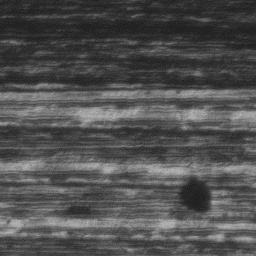
#> input picture 57954206-adaptive-threshold-contour-detection/4.jpg, 256 x 256 px, found by its file name
$ python automatic_background_color.py
#> lines starting #> are read from the running program, lines starting #| are printed output that depends on the picture
import cv2
import numpy as np
from sklearn.cluster import KMeans

def visualize_colors(cluster, centroids, exact=False):
    # Get the number of different clusters, create histogram, and normalize
    labels = np.arange(0, len(np.unique(cluster.labels_)) + 1)
    (hist, _) = np.histogram(cluster.labels_, bins = labels)
    hist = hist.astype("float")
    hist /= hist.sum()

    # Convert each RGB color code from float to int
    if not exact:
        centroids = centroids.astype("int")

    # Create frequency rect and iterate through each cluster's color and percentage
    rect = np.zeros((50, 300, 3), dtype=np.uint8)
    colors = sorted([(percent, color) for (percent, color) in zip(hist, centroids)])
    start = 0
    for (percent, color) in colors:
        print(color, "{:0.2f}%".format(percent * 100))
        end = start + (percent * 300)
        cv2.rectangle(rect, (int(start), 0), (int(end), 50), \
                      color.astype("uint8").tolist(), -1)
        start = end
    return colors, rect

# Load image and convert to a list of pixels
image = cv2.imread('4.jpg')
#> image is the input picture: shape (256, 256, 3); min 22, max 181, mean 80.2
image = cv2.cvtColor(image, cv2.COLOR_BGR2RGB)
reshape = image.reshape((image.shape[0] * image.shape[1], 3))

# Find and display most X dominant colors
cluster = KMeans(n_clusters=5).fit(reshape)
colors, visualize = visualize_colors(cluster, cluster.cluster_centers_)
#> after the loop in visualize_colors, `for (percent, color) in colors:`:
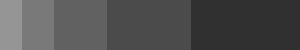
#> rect: shape (50, 300, 3); min 48, max 149, mean 79.4
#> colors = [(0.0747, [149, 149, 149]), (0.108, [121, 121, 121]), (0.177, [97, 97, 97]), (0.279, [75, 75, 75]), (0.361, [48, 48, 48])]
visualize = cv2.cvtColor(visualize, cv2.COLOR_RGB2BGR)

# Obtain dominant RGB color code
dominant_color = colors[-1][1].tolist()
#> dominant_color = [48, 48, 48]
dominant_color_average = sum(dominant_color)
#> dominant_color_average = 144
print('Dominant color:', dominant_color)
#| Dominant color: [48, 48, 48]
print('Dominant color average:', int(dominant_color_average / 3))
#| Dominant color average: 48

# Find best color
if dominant_color_average <= 85:
    print('White!')
elif dominant_color_average > 85 and dominant_color_average <= 170:
    print('Gray!')
elif dominant_color_average > 170:
    print('Black!')

cv2.imshow('visualize', visualize)
cv2.waitKey()

$ run again, with 57954206-adaptive-threshold-contour-detection/1.jpg copied over 57954206-adaptive-threshold-contour-detection/4.jpg
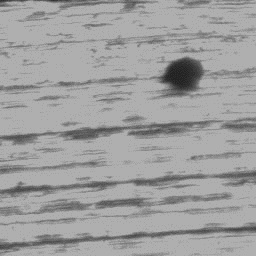
#> input picture 57954206-adaptive-threshold-contour-detection/1.jpg, 256 x 256 px, found by its file name
#> image is the input picture: shape (256, 256, 3); min 30, max 183, mean 159.1
#> after the loop in visualize_colors, `for (percent, color) in colors:`:
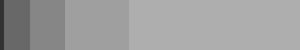
#> rect: shape (50, 300, 3); min 51, max 174, mean 158.4
#> colors = [(0.0133, [51, 51, 51]), (0.0877, [104, 104, 104]), (0.116, [134, 134, 134]), (0.215, [159, 159, 159]), (0.568, [174, 174, 174])]
#> dominant_color = [174, 174, 174]
#> dominant_color_average = 522
#| Dominant color: [174, 174, 174]
#| Dominant color average: 174

$ run again, with 57954206-adaptive-threshold-contour-detection/2.jpg copied over 57954206-adaptive-threshold-contour-detection/4.jpg
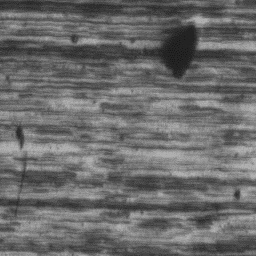
#> input picture 57954206-adaptive-threshold-contour-detection/2.jpg, 256 x 256 px, found by its file name
#> image is the input picture: shape (256, 256, 3); min 19, max 182, mean 106.1
#> after the loop in visualize_colors, `for (percent, color) in colors:`:
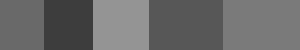
#> rect: shape (50, 300, 3); min 61, max 148, mean 105.8
#> colors = [(0.149, [105, 105, 105]), (0.163, [61, 61, 61]), (0.186, [148, 148, 148]), (0.247, [87, 87, 87]), (0.255, [122, 122, 122])]
#> dominant_color = [122, 122, 122]
#> dominant_color_average = 366
#| Dominant color: [122, 122, 122]
#| Dominant color average: 122

$ run again, with 57954206-adaptive-threshold-contour-detection/3.jpg copied over 57954206-adaptive-threshold-contour-detection/4.jpg
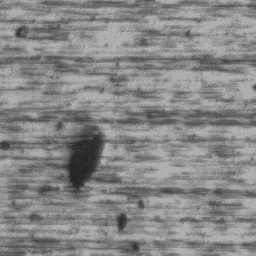
#> input picture 57954206-adaptive-threshold-contour-detection/3.jpg, 256 x 256 px, found by its file name
#> image is the input picture: shape (256, 256, 3); min 30, max 185, mean 134.9
#> after the loop in visualize_colors, `for (percent, color) in colors:`:
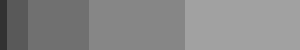
#> rect: shape (50, 300, 3); min 50, max 161, mean 134.8
#> colors = [(0.0235, [50, 50, 50]), (0.0719, [89, 89, 89]), (0.203, [112, 112, 112]), (0.321, [134, 134, 134]), (0.381, [161, 161, 161])]
#> dominant_color = [161, 161, 161]
#> dominant_color_average = 483
#| Dominant color: [161, 161, 161]
#| Dominant color average: 161
